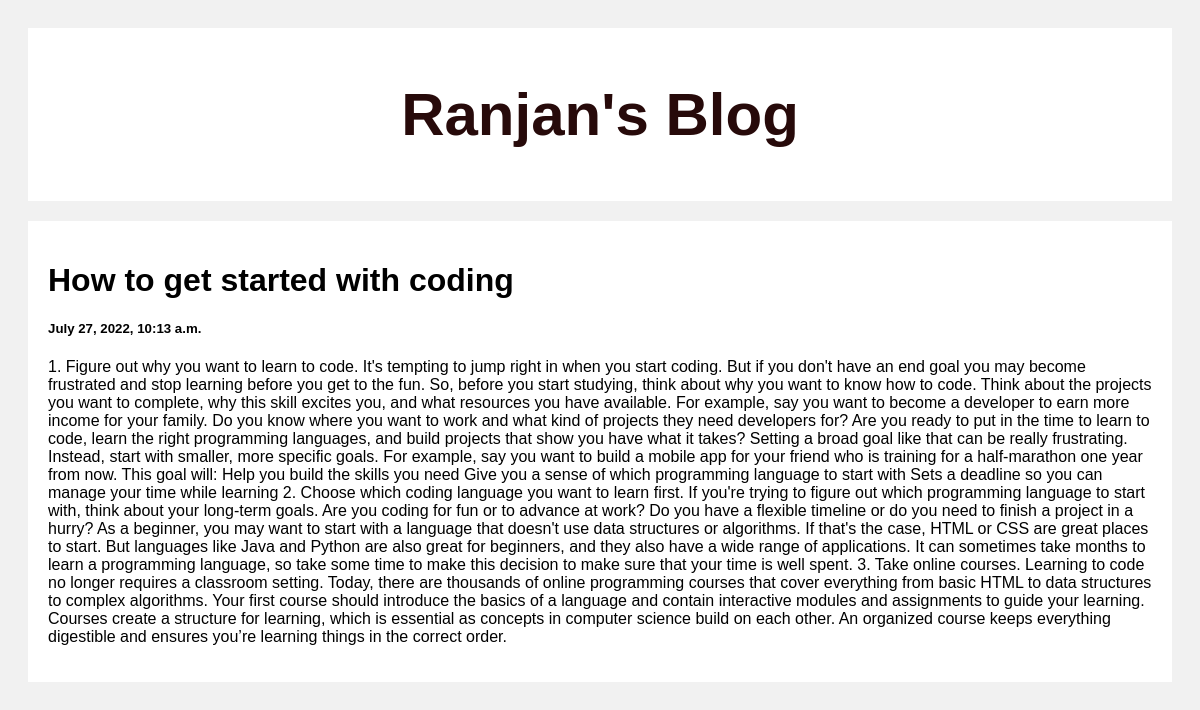
/post/1, run on the app's committed database.
### posts/models.py (models this page shows)
class Post(Model):
    title = models.CharField(max_length=100)
    body = models.CharField(max_length=1000000)
    created_at = models.DateTimeField(default=datetime.now, blank= True)

### posts/views.py (the view)
# urls.py: path('post/<str:pk>', views.post, name='post'),
def post(request, pk):
    post = Post.objects.get(id = pk)
    return render(request, 'posts.html', {'post': post})

### templates/posts.html (shortened to what this page needs)
<!DOCTYPE html>
<html>
<head>
</head>
<body>
<a style="text-decoration: none; color: rgb(39, 10, 10);" href="">
  <div class="header">
    <h2>Ranjan's Blog</h2>
  </div>
</a>
<div class="row">
  <div class="leftcolumn">
    <div class="card">
        <h1>{{post.title}}</h2>
        <h5>{{post.created_at}}</h5>
        <p>{{post.body}}</p>
    </div>
  </div>
</div>
</body>
</html>

### templates/posts.html (style rules this page uses)
* { box-sizing: border-box; }
body { font-family: Arial; padding: 20px; background: #f1f1f1; }
.header { padding: 2px; font-size: 40px; text-align: center; background: white; }
.leftcolumn { float: left; width: 100%; }
.card { background-color: white; padding: 20px; margin-top: 20px; }
.row:after { content: ""; display: table; clear: both; }

### data on the page
Post: title "How to get started with coding", created_at "July 27, 2022, 10:13 a.m.", body "1. Figure out why you want to learn to code. It's tempting to jump right in when you start coding. But if you don't have an end goal you may become frustrated and stop learning before you get to the fun. So, before you start studying, think about why you want to know how to code. Think about the projects you want to complete, why this skill excites you, and what resources you have available. For example, say you want to become a developer to earn more income for your family. Do you know where you want to work and what kind of projects they need developers for? Are you ready to put in the time to learn to code, learn the right programming languages, and build projects that show you have what…"
